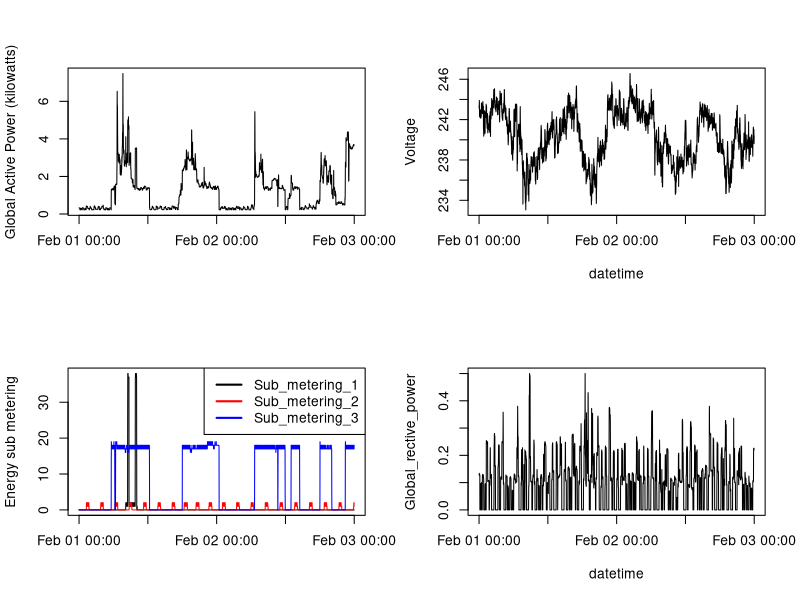

This chart was generated by the following R code:
setwd("C:/Users/steve/Desktop/Exploratory/proj1")
#original data prepared with dataprep.R
power <- read.csv("power.csv", colClasses=c("character",rep("numeric",7)))
power$postime <- strptime(power$postime,"%Y-%m-%d %H:%M:%S")
#png(filename="plot4.png")
#plot4
par(mfrow = c(2, 2))  #plot4
plot(power$postime,power$active, main = "",ylab ="Global Active Power (kilowatts)",xlab= "",type = "l")
plot(power$postime,power$voltage, main = "",ylab ="Voltage",xlab= "datetime",type = "l")
plot(power$postime,power$meter1, main = "",ylab ="Energy sub metering",xlab= "",type = "l")
legend("topright",c("Sub_metering_1", "Sub_metering_2", "Sub_metering_3"),lty = 1, lwd=2, col=c("black","red","blue")) 
lines(power$postime,power$meter2, col= "red")  #
lines(power$postime,power$meter3, col = "blue")  # looks fine.  add colorto plot and legend
plot(power$postime,power$reactive, main = "",ylab ="Global_rective_power",xlab= "datetime",type = "l")
par(mfrow = c(1,1))  #otherwise the next plot will be skinnier than expected
#dev.off()